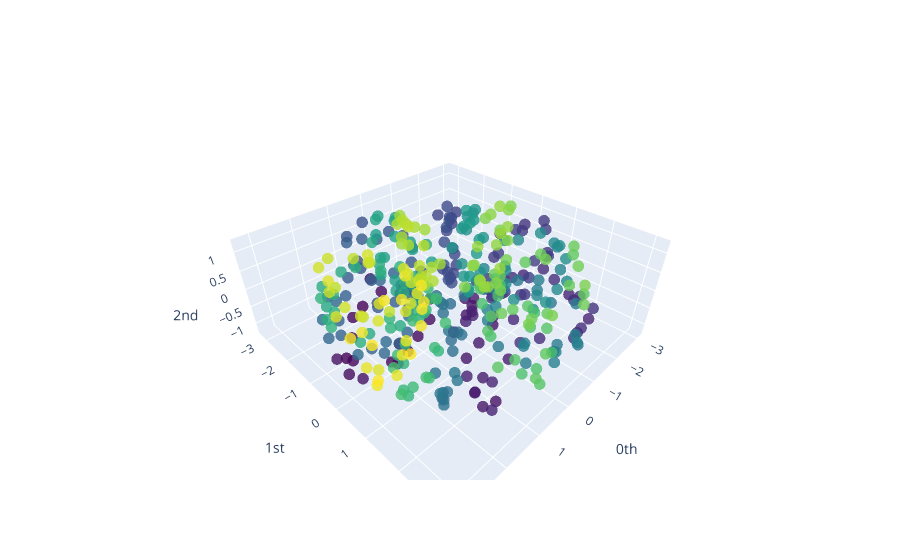

Notebook cell for this chart:
### Code cell
plot_point_cloud(point_clouds_basic[-1])

### Figure 1 — Plotly figure (JSON) as saved in the notebook; plotly's stock layout.template omitted (floating-point values rounded to 4 significant figures; data arrays with more than 128 entries replaced by an {"elided": "..."} marker saying what was removed)
{"data": [{"marker": {"color": {"elided": "400 int values"}, "colorscale": [[0, "#440154"], [0.1111, "#482878"], [0.2222, "#3e4989"], [0.3333, "#31688e"], [0.4444, "#26828e"], [0.5556, "#1f9e89"], [0.6667, "#35b779"], [0.7778, "#6ece58"], [0.8889, "#b5de2b"], [1, "#fde725"]], "opacity": 0.8, "size": 4}, "mode": "markers", "type": "scatter3d", "x": {"elided": "400 float values"}, "y": {"elided": "400 float values"}, "z": {"elided": "400 float values"}}], "layout": {"scene": {"xaxis": {"exponentformat": "e", "showexponent": "all", "title": {"text": "0th"}, "type": "linear"}, "yaxis": {"exponentformat": "e", "showexponent": "all", "title": {"text": "1st"}, "type": "linear"}, "zaxis": {"exponentformat": "e", "showexponent": "all", "title": {"text": "2nd"}, "type": "linear"}}}}
